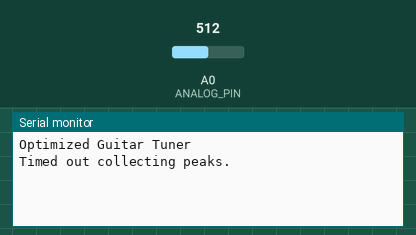
Simulated run of this sketch. Board: Arduino Uno, built with avr-gcc and run on an emulated ATmega328P. On the bench: the last lines printed to the serial monitor. The test bench sets the inputs (shaded band); at power-on: A0 (ANALOG_PIN) = 512.

Above: at 2.2 s.
2.3 s: A0 (ANALOG_PIN) set to 24
At 3.3 s:
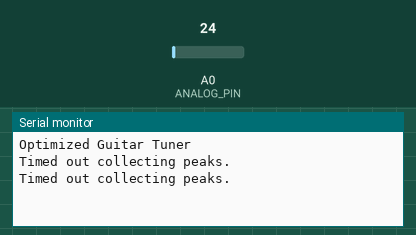
3.8 s: A0 (ANALOG_PIN) set to 20
At 5.7 s:
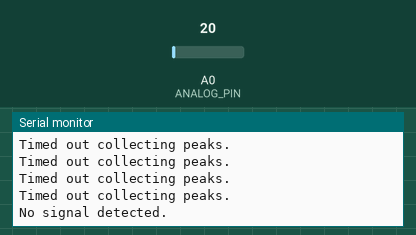

The sketch:

P2PDetectionVer2.ino
```cpp
#define ANALOG_PIN A0

// Detection config
#define NUM_CYCLES 15              // Collect 15 good cycles
#define PEAK_THRESHOLD 22          // ADC threshold to detect a peak
#define IGNORE_TIME 1000UL         // Ignore for 1000 µs after peak (debounce)
#define PERIOD_MIN 2500UL          // Accepts frequencies up to 400 Hz
#define PERIOD_MAX 15000UL         // Reject periods below ~66 Hz
#define TIMEOUT 800000UL           // Abort if it takes too long (800ms)

// Simple array sorter for median
void sortArray(unsigned long arr[], int size) {
  for (int i = 0; i < size - 1; i++) {
    for (int j = i + 1; j < size; j++) {
      if (arr[i] > arr[j]) {
        unsigned long temp = arr[i];
        arr[i] = arr[j];
        arr[j] = temp;
      }
    }
  }
}

void setup() {
  Serial.begin(115200);
  delay(1000);
  Serial.println("Optimized Guitar Tuner");
}

void loop() {
  unsigned long periods[NUM_CYCLES];
  int cycleCount = 0;
  unsigned long lastPeakTime = 0;
  unsigned long lastAcceptedPeakTime = 0;
  int lastVal = 0;
  unsigned long startTime = micros();

  // Wait for signal above threshold
  while (analogRead(ANALOG_PIN) < PEAK_THRESHOLD) {
    if (micros() - startTime > TIMEOUT) {
      Serial.println("No signal detected.");
      delay(300);
      return;
    }
  }

  // === Low-pass filter state ===
  static float filteredVal = 0;
  const float alpha = 0.1; // Smoothing factor

  // Start peak detection loop
  while (cycleCount < NUM_CYCLES) {
    int raw = analogRead(ANALOG_PIN);
    filteredVal = filteredVal + alpha * (raw - filteredVal); // IIR low-pass filter
    int val = (int)filteredVal;

    unsigned long now = micros();

    if (val >= PEAK_THRESHOLD && lastVal < PEAK_THRESHOLD) {
      if (now - lastAcceptedPeakTime >= IGNORE_TIME) {
        if (lastPeakTime > 0) {
          unsigned long period = now - lastPeakTime;

          if (period >= PERIOD_MIN && period <= PERIOD_MAX) {
            // Reject outliers if inconsistent with previous periods
            if (cycleCount > 0) {
              sortArray(periods, cycleCount);
              unsigned long recentMedian = periods[cycleCount / 2];
              if (abs((long)period - (long)recentMedian) > recentMedian * 0.2) {
                lastPeakTime = now;
                lastAcceptedPeakTime = now;
                lastVal = val;
                continue; // Skip inconsistent period
              }
            }
            periods[cycleCount++] = period;
          }
        }
        lastPeakTime = now;
        lastAcceptedPeakTime = now;
      }
    }

    lastVal = val;

    if (micros() - startTime > TIMEOUT) {
      Serial.println("Timed out collecting peaks.");
      return;
    }
  }

  // Calculate median period
  sortArray(periods, NUM_CYCLES);
  unsigned long medianPeriod = periods[NUM_CYCLES / 2];
  float frequency = 1000000.0 / medianPeriod;

  // Output raw frequency
  Serial.print("Frequency: ");
  Serial.print(frequency, 2);
  Serial.println(" Hz");

  delay(300);  // Fast enough for live tuning feedback
}
```

Measured:
- the behaviour switches between 22 and 21 on A0 (ANALOG_PIN) (found by bisection; images 1 and 2)
- after the input at 3.8 s, the serial monitor: prints a new line after 1.2 s (image 2)
